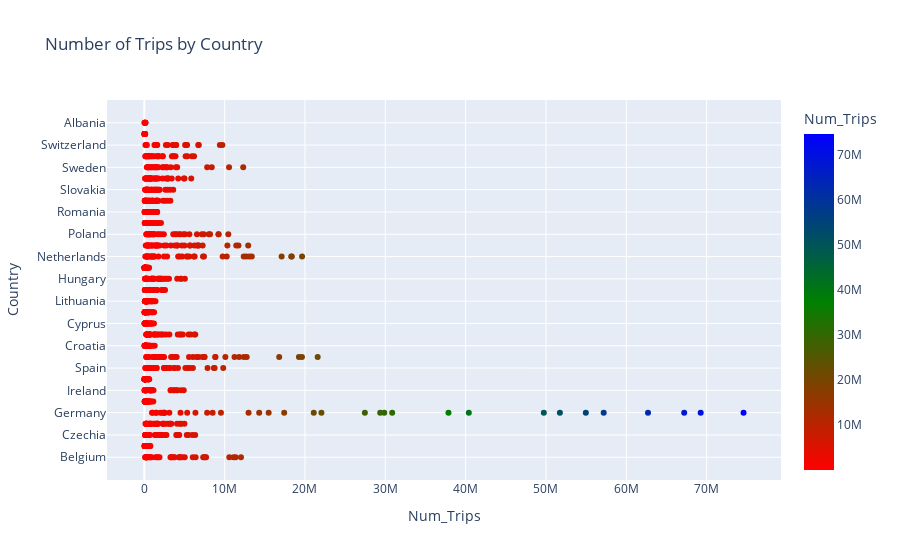

Write notebook code for a chart like this one.
### Code cell
fig = px.scatter(trip_df_final, x = 'Num_Trips', y = 'Country', title = 'Number of Trips by Country', color = 'Num_Trips',
                 color_continuous_scale = ['red', 'green', 'blue'])
fig.show()

### Figure 1 — Plotly figure (JSON) as saved in the notebook; plotly's stock layout.template omitted (floating-point values rounded to 4 significant figures; data arrays with more than 128 entries replaced by an {"elided": "..."} marker saying what was removed)
{"data": [{"hovertemplate": "Num_Trips=%{marker.color}<br>Country=%{y}<extra></extra>", "legendgroup": "", "marker": {"color": {"elided": "974 int values"}, "coloraxis": "coloraxis", "symbol": "circle"}, "mode": "markers", "name": "", "orientation": "h", "showlegend": false, "type": "scatter", "x": {"elided": "974 int values"}, "xaxis": "x", "y": {"elided": "974 str values"}, "yaxis": "y"}], "layout": {"coloraxis": {"colorbar": {"title": {"text": "Num_Trips"}}, "colorscale": [[0, "red"], [0.5, "green"], [1, "blue"]]}, "legend": {"tracegroupgap": 0}, "title": {"text": "Number of Trips by Country"}, "xaxis": {"anchor": "y", "domain": [0, 1], "title": {"text": "Num_Trips"}}, "yaxis": {"anchor": "x", "domain": [0, 1], "title": {"text": "Country"}}}}
